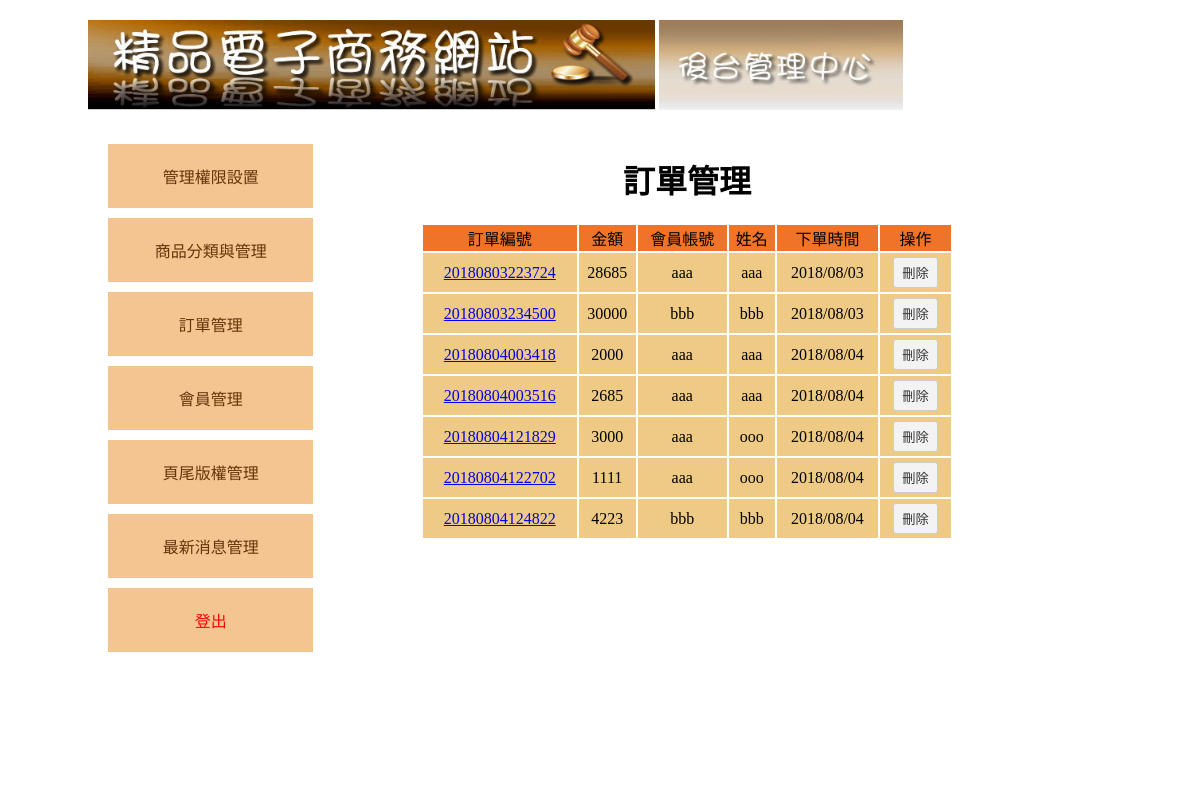
/web04_1/admin.php?do=admin&redo=order1 (signed in), run on the app's committed database.
### tables this page shows
CREATE TABLE `p_order` (
  `id` int(11) UNSIGNED NOT NULL,
  `no` text NOT NULL COMMENT '訂單編號',
  `date` text NOT NULL COMMENT '下單日期',
  `acc` text NOT NULL,
  `name` text NOT NULL,
  `mail` text NOT NULL,
  `address` text NOT NULL,
  `tel` text NOT NULL,
  `p_name` text NOT NULL COMMENT '商品名稱',
  `p_no` text NOT NULL COMMENT '商品編號',
  `p_qt` text NOT NULL,
  `p_price` text NOT NULL COMMENT '單價',
  `p_subtotal` text NOT NULL COMMENT '小計',
  `p_total` text NOT NULL COMMENT '總價',
  `created` text NOT NULL
);

### web04_1/admin_order1.php (the view, shortened to what this page needs)
<table width="80%" border="0" align="center">
<caption><h1>訂單管理</h1></caption>
  <tr class="tt ct">
    <td>訂單編號</td>
    <td>金額</td>
    <td>會員帳號</td>
    <td>姓名</td>
    <td>下單時間</td>
    <td>操作</td>
  </tr>
<?php
  $sql="select * from p_order group by no";
  $result=$conn->query($sql);
  while($row=$result->fetch(PDO::FETCH_ASSOC)){
    ?>
<form action="" method="post">
<tr class="pp ct">
    <td><a href="admin.php?redo=order2&no=<?=$row['no']?>"><?=$row['no']?></a></td>
    <td><?=$row['p_total']?></td>
    <td><?=$row['acc']?></td>
    <td><?=$row['name']?></td>
    <td><?=$row['date']?></td>
    <td><input type="submit" name="admin_order1" id="button" value="刪除" /></td>
</tr>
</form>
    <?php
  }
?>
</table>

### web04_1/assets/css.css (style rules this page uses)
body { font-family:"微軟正黑體"; }
.ct { text-align:center; }
.tt { background:#EF7429; }
.tt td { background:#EF7429; }
.pp { background:#EFCA85; }
.pp td { background:#EFCA85; }
input[type=text],input[type=password],input[type=submit],button,.button,input[type=reset],input[type=button],select，textarea,input[type=number] { background:#F3F3F3; border:#CCC 1px solid; border-radius:3px; padding:5px 8px 5px 8px; text-decoration:none; margin:3px; color:#333; }

### data on the page
p_order: no "20180803223724", p_total "28685", acc "aaa", name "aaa", date "2018/08/03"
p_order: no "20180803234500", p_total "30000", acc "bbb", name "bbb", date "2018/08/03"
p_order: no "20180804003418", p_total "2000", acc "aaa", name "aaa", date "2018/08/04"
p_order: no "20180804003516", p_total "2685", acc "aaa", name "aaa", date "2018/08/04"
p_order: no "20180804121829", p_total "3000", acc "aaa", name "ooo", date "2018/08/04"
p_order: no "20180804122702", p_total "1111", acc "aaa", name "ooo", date "2018/08/04"
p_order: no "20180804124822", p_total "4223", acc "bbb", name "bbb", date "2018/08/04"
